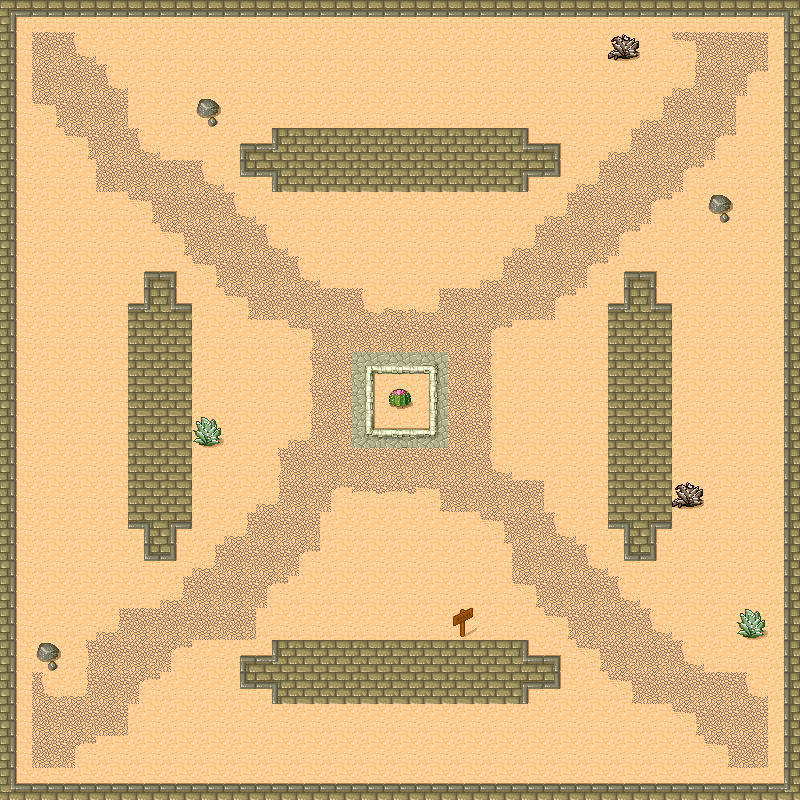

This game map was drawn from its Tiled (.tmx) file and the tilesets committed beside it. A one-line description and the trimmed map source follow:
An orthogonal 25x25 tile map with 32x32 px tiles, 5 tile layers (Ground, OuterWalls, Objects, Foliage, ...).

<map version="1.2" tiledversion="1.2.1" orientation="orthogonal" renderorder="right-down" width="25" height="25" tilewidth="32" tileheight="32" infinite="0" nextlayerid="8" nextobjectid="1">
 <tileset firstgid="1" source="desertmap.tsx" />
 <layer id="1" name="Ground" width="25" height="25">
  <data>[625 cells, 625 non-empty, 1 distinct tile ids]</data>
 </layer>
 <layer id="2" name="OuterWalls" width="25" height="25">
  <data>[625 cells, 293 non-empty, 9 distinct tile ids]</data>
 </layer>
 <layer id="5" name="Objects" width="25" height="25">
  <data>[625 cells, 81 non-empty, 2 distinct tile ids]</data>
 </layer>
 <layer id="6" name="Foliage" width="25" height="25">
  <data>[625 cells, 26 non-empty, 18 distinct tile ids]</data>
 </layer>
 <layer id="7" name="Roads" width="25" height="25">
  <data>[625 cells, 183 non-empty, 14 distinct tile ids]</data>
 </layer>
</map>
